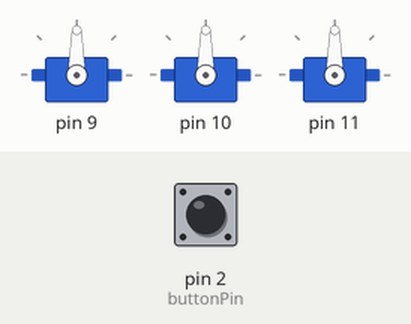
This sketch was run on a simulated Arduino Uno, built with avr-gcc and run on an emulated ATmega328P. On the bench: 3 × servo. The inputs (shaded band) are chosen by the test bench; at power-on: pin 2 (buttonPin) LOW.

Above: at 1.2 s.
1.3 s: pin 2 (buttonPin) pulled HIGH for 0.15 s
At 1.8 s:
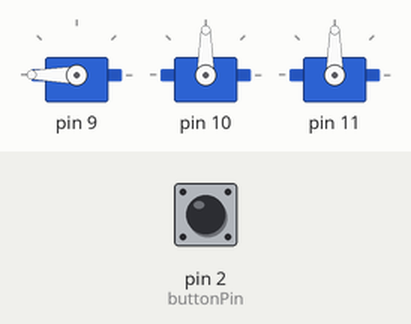
4.4 s: pin 2 (buttonPin) pulled HIGH for 3.2 s
At 6.2 s:
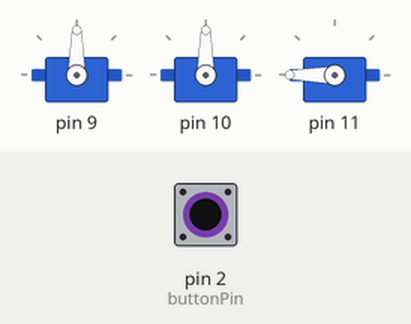
At 10.5 s:
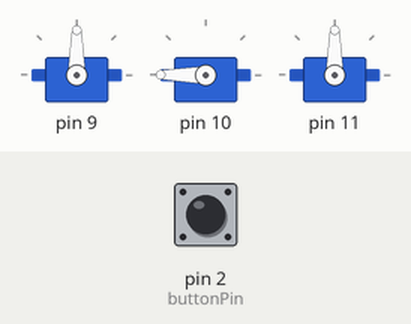
Timing chart, 0 to 15.1 s (numbered marks = the images above; inputs shaded):
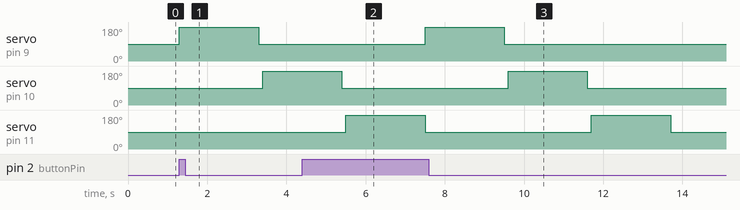

The sketch:

Volumetric_Test.ino
```cpp
#include <Servo.h>

const int buttonPin = 2;

const int ServoSpeed = 180;
const int ServoDelay = 2000;

Servo servos[5];
const int oat = 0;
const int rasin = 1;
const int sugar = 2;
int buttonInst = 0;
bool servoActive[5] = {false,false,false,false,false};
//attaches it to a random pin cause y not
void setup() {
  servos[oat].attach(9);
  servos[rasin].attach(10);
  servos[sugar].attach(11);
  pinMode(buttonPin, INPUT);
  Serial.begin(9600);
}

//starts it one way and then sets to standby
void loop() {
  buttonInst = digitalRead(buttonPin);
  if(buttonInst == HIGH && !currentActive()){
      dispense(oat);
      delay(100);
      dispense(rasin);
      delay(100);
      dispense(sugar);
  }


}
void dispense(int servo){
  servoActive[servo] = true;
  servos[servo].write(90+ServoSpeed);
  delay(ServoDelay);
  servos[servo].write(90);
  servoActive[servo] = false;
}
bool currentActive(){
  for(int i=0;i<5;i++){
    if(servoActive[i]) return true;
  }
  return false;
}
```

Measured:
- after the input at 1.3 s, servo on pin 9: 90° → 180° at once, → 90° 2.0 s later; servo on pin 10: 90° → 180° after 2.1 s
- after the input at 4.4 s, servo on pin 9: 90° → 180° after 3.1 s, → 90° 2.0 s later
- by itself, servo on pin 11: alternates 180° for 2.0 s and 90° for 4.2 s
